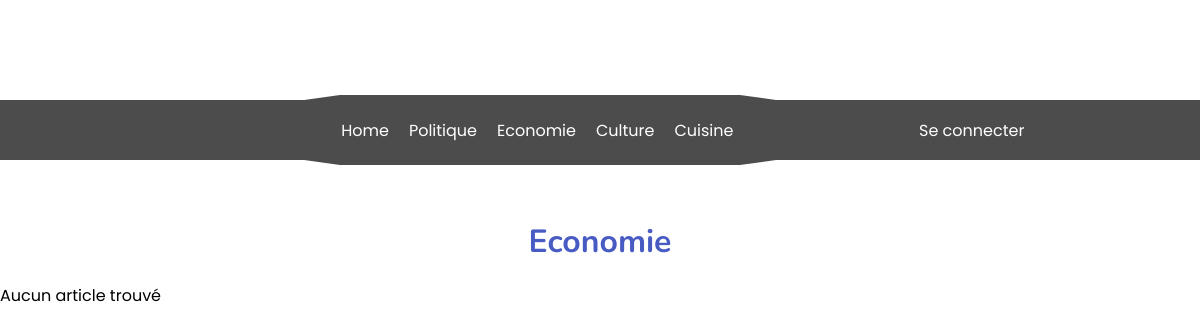
/index.php?action=news&type=economie, run on an earlier commit of the app's database.
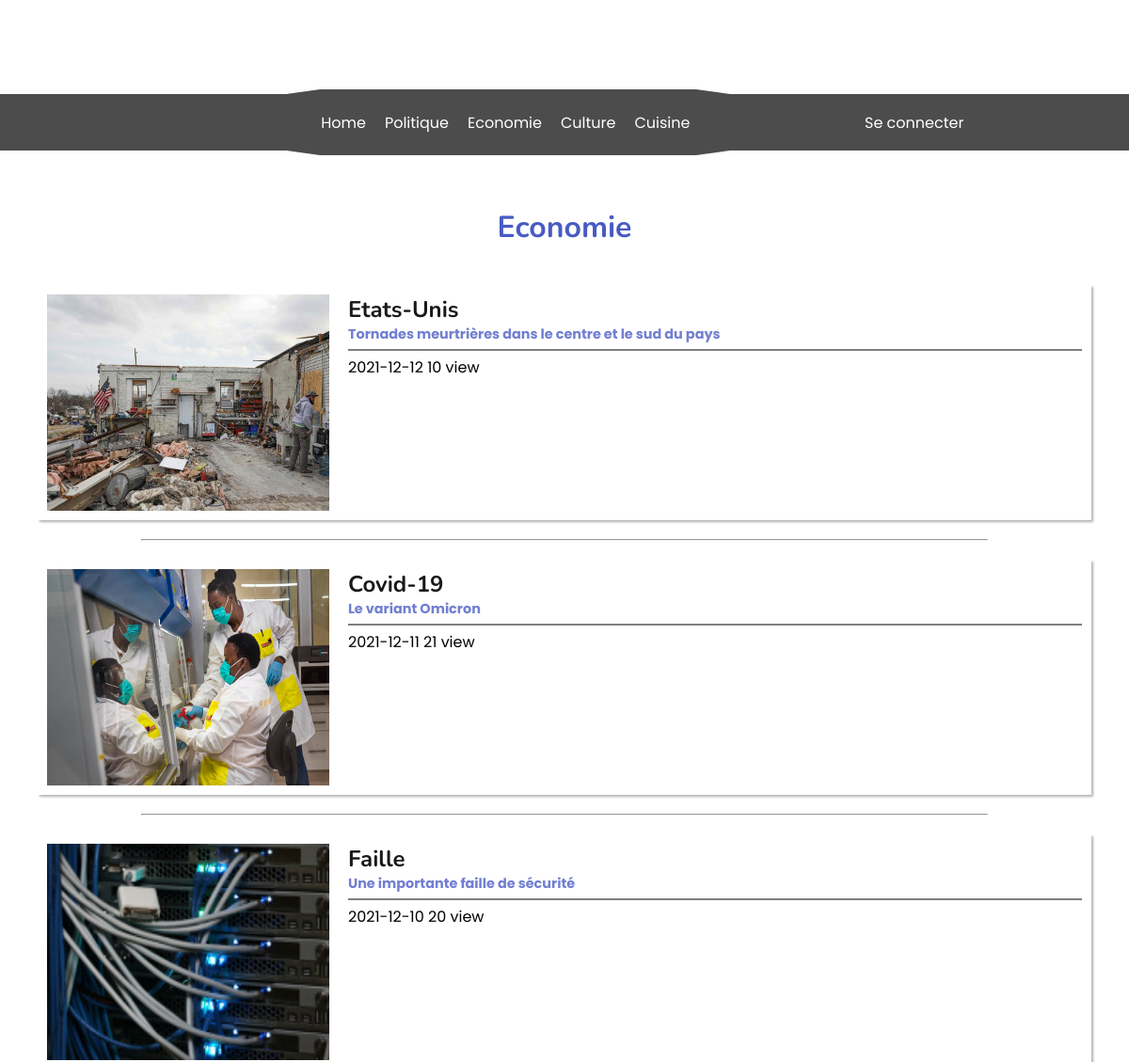
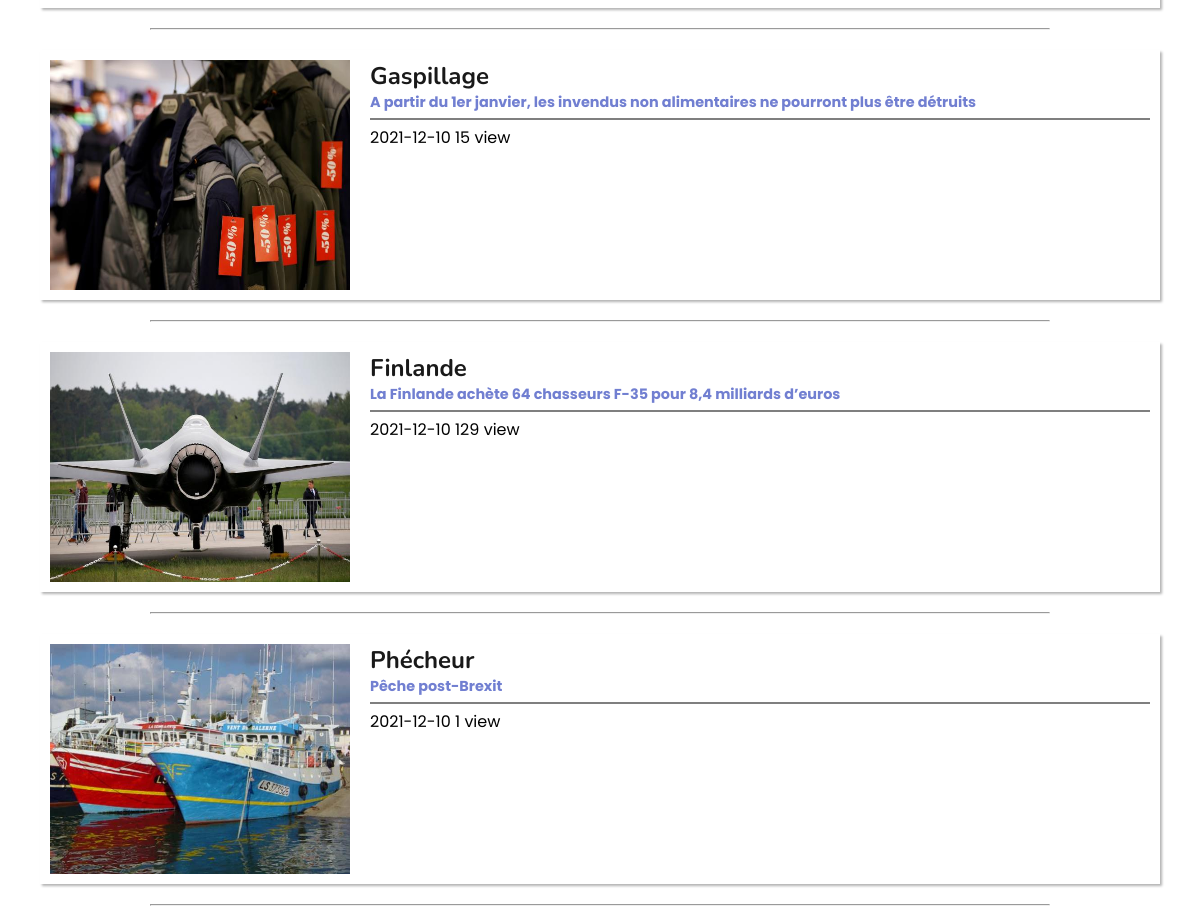
And on a later commit of the database (2 pictures, top to bottom).
### tables this page shows
CREATE TABLE IF NOT EXISTS `article` (
  `id` int(11) NOT NULL AUTO_INCREMENT,
  `userId` int(11) NOT NULL,
  `title` text NOT NULL,
  `objet` text NOT NULL,
  `content` text NOT NULL,
  `photo` text NOT NULL,
  `view` int(11) NOT NULL,
  `type` text NOT NULL,
  `dataActu` date DEFAULT NULL,
  PRIMARY KEY (`id`),
  KEY `userId` (`userId`)
);

### modele/Database.php (called while the page is built)
<?php
class Database
{
    public static function connect(){
        $username = 'root';
        $password = '';
        $dbb = new PDO('mysql:host=localhost;dbname=newspaper;charset=utf8', $username, $password);
        return $dbb;
    }
}

### modele/Article.php (called while the page is built, shortened)
<?php
class Article extends Modele
{
    public static function findByType($type){
        $query = 'SELECT * FROM article WHERE type = ? ORDER BY dataActu DESC';
        $stmt = self::connect()->prepare($query);
        $stmt->execute(array($type));
        $request = $stmt->fetchAll();
        return $request;
    }
}

### template/view/news.php (the view, shortened to what this page needs)
<?php $css = '../public/css/news.css'; ?>
<?php $cssAnimation = '<link rel="stylesheet" href="../public/css/animation.css">'; ?>
<main>
    <h1><?php echo htmlspecialchars(ucwords($type)) ?></h1>
    <?php if (isset($requests) && !empty($requests)) :
        foreach ($requests as $request) :
    ?>
            <a href="<?php echo '../index.php?action=new&id=' . $request['id']; ?>">
                <div class="box-news">
                    <img src="<?php echo './ImageArticleStockage/' . $request['photo']; ?>" alt="">
                    <div>
                        <div class="titre">
                            <h2><?php echo $request['title']; ?></h2>
                            <h3><?php echo $request['objet']; ?></h3>
                        </div>
                        <div class="text">
                            <p><?php echo $request['content']; ?></p>
                        </div>
                        <div class="view">
                            <p><?php echo $request['dataActu'] . " " . $request['view'] . " view"; ?></p>
                        </div>
                    </div>
                </div>
            </a>
            <hr>
    <?php
        endforeach;
    else :
        echo 'Aucun article trouvé';
    endif;
    ?>
</main>
<?php $content = ob_get_clean(); ?>
<?php require_once('./template/template.php'); ?>

### index.php (shortened to what this page needs)
<?php
function redirect($url){
    $adresse = './controller/' . $url . '.ctr.php';
    require_once($adresse);
}
try{
    if(isset($_GET['action']) && !empty($_GET['action'])){
        redirect($_GET['action']);
    }else{
        require_once('./controller/accueil.ctr.php');
    }
}catch(Exception $e){
    die('Erreur ' . $e->getMessage());
}

### controller/news.ctr.php
<?php
require_once('./modele/Article.php');
if(isset($_GET['type']) && !empty($_GET['type'])){
    $type = $_GET['type'];
    $newArticle = new Article();
    $requests = $newArticle->findByType($type);
    require_once('./template/view/news.php');
}

### template/template.php (shortened to what this page needs)
<!DOCTYPE html>
<html lang="en">
<head>
    <link rel="stylesheet" href="../public/css/style.css">
    <link rel="stylesheet" href="../public/css/template.css">
    <link rel="stylesheet" href=<?php echo $css; ?>>
    <?php if (isset($cssAnimation)) {
        echo $cssAnimation;
    } ?>
</head>
<body>
    <div class="header-wrapper">
        <header>
            <nav>
                <div class="form" ></div>
                <ul>
                    <li><a href="../index.php">Home</a></li>
                    <li><a href="../index.php?action=news&type=politique">Politique</a></li>
                    <li><a href="../index.php?action=news&type=economie">Economie</a></li>
                    <li><a href="../index.php?action=news&type=culture">Culture</a></li>
                    <li><a href="../index.php?action=news&type=cuisine">Cuisine</a></li>
                </ul>
            </nav>
            <div class="sign">
                <?php
                if (isset($_SESSION['pseudo']) && !empty($_SESSION['pseudo'])) :
                ?>
                    <p>Bonjour : <span><?php echo htmlspecialchars($_SESSION['pseudo']); ?></span></p>
                    <?php if (isset($_SESSION['status']) && !empty($_SESSION['status'])) {
                        if ($_SESSION['status'] == '2' || $_SESSION['status'] == '3') {
                    ?>
                            <a class="a" href="../index.php?action=publication">
                                <ion-icon name="pencil-outline"></ion-icon>
                            </a>
                            <a class="a" href="../index.php?action=accueil&item=destroy">
                                <ion-icon name="power-outline"></ion-icon>
                            </a>
                    <?php
                        }
                    } ?>
                <?php
                else :
                ?>
                    <a class="login" href="../index.php?action=connexion">Se connecter</a>
                <?php
                endif;
                ?>
            </div>
        </header>
    </div>
    <?php echo $content; ?>
</body>
</html>

### public/css/style.css (style rules this page uses)
* { padding: 0; margin: 0; box-sizing: border-box; }
:root { --color-p1-o1: rgba(255,255,255,0.1); --color-p1-o2: rgba(255,255,255,0.3); --color-p1-o3: rgba(255,255,255,0.5); --color-p1-o4: rgba(255,255,255,0.7); --color-p1-o5: rgba(255,255,255,0.9); --color-p1-o6: rgba(255,255,255,1); --color-p2-o1: rgba(0, 0, 0, 0.1); --color-p2-o2: rgba(0, 0, 0, 0.3); --color-p2-o3: rgba(0, 0, 0, 0.5); --color-p2-o4: rgba(0, 0, 0, 0.7); --color-p2-o5: rgba(0, 0, 0, 0.9); --color-p2-o6: rgb(0, 0, 0); --color-p3-o1: rgba(52, 73, 189,0.1); --color-p3-o2: rgba(52, 73, 189,0.3); --color-p3-o3: rgba(52, 73, 189,0.5); --color-p3-o4: rgba(52, 73, 189,0.7); --color-p3-o5: rgba(52, 73, 189,0.9); --color-p3-o6: rgb(52, 73, 189); --color-p4-o1: rgba(52, 189, 93, 0.1); --color-p4-o2: rgba(52, 189, 93, 0.3); --color-p4-o3: rgba(52, 189, 93, 0.5); --color-p4-o4: rgba(52, 189, 93, 0.7); --color-p4-o5: rgba(52, 189, 93, 0.9); --color-p4-o6: rgb(52, 189, 93); --font1: 'Poppins', sans-serif; --font2: 'Nunito', sans-serif; --trans0: all 0.2s linear; --trans1: all 0.4s linear; --trans2: all 0.6s linear; --trans3: all 0.8s linear; --trans4: all 1s linear; --bs-p1-1: 0.1em 0.1em 0.1em var(--color-p1-o1); --bs-p1-2: 0.15em 0.15em 0.15em var(--color-p1-o2); --bs-p2-1: 0.1em 0.1em 0.1em var(--color-p2-o1); --bs-p2-2: 0.15em 0.15em 0.15em var(--color-p2-o2); --bs-p3-1: 0.1em 0.1em 0.1em var(--color-p3-o1); --bs-p3-2: 0.15em 0.15em 0.15em var(--color-p3-o2); }
body { font-family: var(--font1); }
li { list-style: none; }
a { text-decoration: none; }

### public/css/template.css (style rules this page uses)
.header-wrapper { height: 200px; position: relative; }
header { bottom: 20%; width: 100%; position: absolute; display: flex; height: 60px; align-items: center; justify-content: space-evenly; background-color: #4c4c4c; }
header nav { position: relative; }
header ul { display: flex; }
header .sign { display: flex; align-items: center; }
header li { margin: 0 10px; }
header li a { color: var(--color-p1-o6); }
header .login { padding: 5px 10px; border-radius: 10px; color: var(--color-p1-o6); }
.form { z-index: -1; top: 50%; left: -10%; position: absolute; height:70px; width: 500px; background-color: #4c4c4c; clip-path: polygon(10% 0, 90% 0, 100% 10%, 100% 90%, 90% 100%, 10% 100%, 0% 90%, 0% 10%); transform: translateY(-50%); }

### public/css/news.css (style rules this page uses)
main { display: flex; flex-direction: column; }
h1 { margin: 20px 0; text-align: center; width: 100%; color: var(--color-p3-o5); font-family: var(--font2); }
hr { width: 75%; align-self: center; color: var(--color-p4-o2); }
.box-news { position: relative; display: flex; margin: 20px 40px; padding: 10px; box-shadow: var(--bs-p2-2); height: 250px; cursor: pointer; overflow: hidden; }
.box-news img { min-width: 300px; }
.box-news h2 { font-family: var(--font2); color: var(--color-p2-o5) }
.box-news h3 { font-family: var(--font1); color: var(--color-p3-o4); font-size: 0.9em; }
.box-news > div { margin-left: 20px; }
.box-news .titre { margin-bottom: 5px; }
.box-news .text { position: relative; max-height: 0px; overflow: hidden; transition: all 0.3s ease-in; border-top: 1px solid var(--color-p2-o3); border-bottom: 1px solid var(--color-p2-o3); background-image: linear-gradient(0deg, var(--color-p1-o6), var(--color-p1-o3)); }
.box-news .text p { padding: 5px 20px; font-size: 0.8em; color: var(--color-p2-o5); }
.box-news .view { margin-top: 5px; color: var(--color-p2-o6); }

What changed in the data, as far as the page shows it:
added article: photo (picture), title "Etats-Unis", objet "Tornades meurtrières dans le centre et le sud du pays", dataActu "2021-12-12", view "10"
added article: photo (picture), title "Covid-19", objet "Le variant Omicron", dataActu "2021-12-11", view "21"
added article: photo (picture), title "Faille", objet "Une importante faille de sécurité", dataActu "2021-12-10", view "20"
added article: photo (picture), title "Gaspillage", objet "A partir du 1er janvier, les invendus non alimentaires ne pourront plus être détruits", dataActu "2021-12-10", view "15"
added article: photo (picture), title "Finlande", objet "La Finlande achète 64 chasseurs F-35 pour 8,4 milliards d’euros", dataActu "2021-12-10", view "129"
added article: photo (picture), title "Phécheur", objet "Pêche post-Brexit", dataActu "2021-12-10", view "1"
Also different on the page:
text no longer shown: "Aucun article trouvé"
